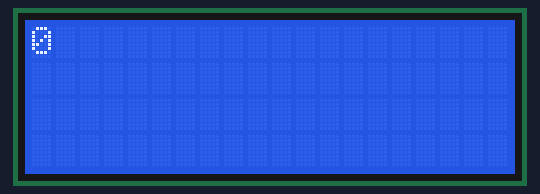
This program was run on a simulated Raspberry Pi (BCM pin numbers). Parts: 20×4 character LCD.

Above: at 0.08 s.
At 0.61 s:
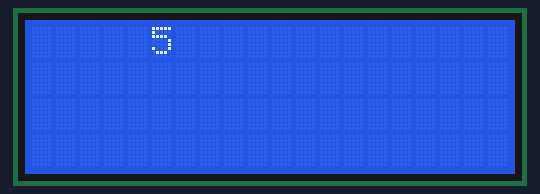
At 1.15 s:
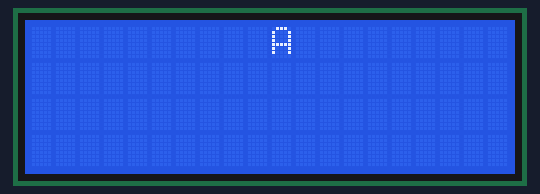
At 1.58 s:
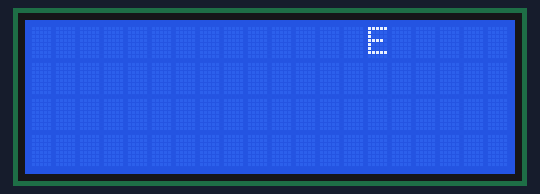
At 2.33 s:
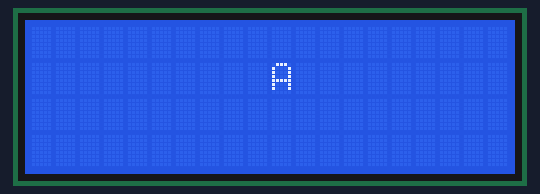
At 3.4 s:
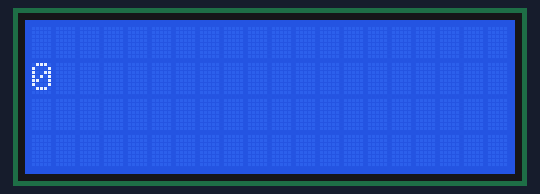

Measured:
- by itself, everything shown: repeats every 3.4 s, in 32 steps

The program:

Sweep.py
```python
from RPLCD.i2c import CharLCD
from time import sleep

lcd = CharLCD('PCF8574', 0x27)
col = row = 0
while True:
    lcd.write_string(format(col, 'X'))  # 열에 해당하는 수를 16진수로 출력
    sleep(0.1)
    lcd.clear()

    if row == 0: col += 1               # 1행일 경우 점차 증가
    else: col -= 1                      # 2행일 경우 점차 감소

    if col > 15: col = 15; row = 1      # 1행 15열 이상일 경우 2행으로 이동
    elif col < 0: col = 0; row = 0      # 2행 1열 이하일 경우 1행으로 이동

    lcd.cursor_pos=(row, col)           # 지정된 행, 열로 커서 이동
```
